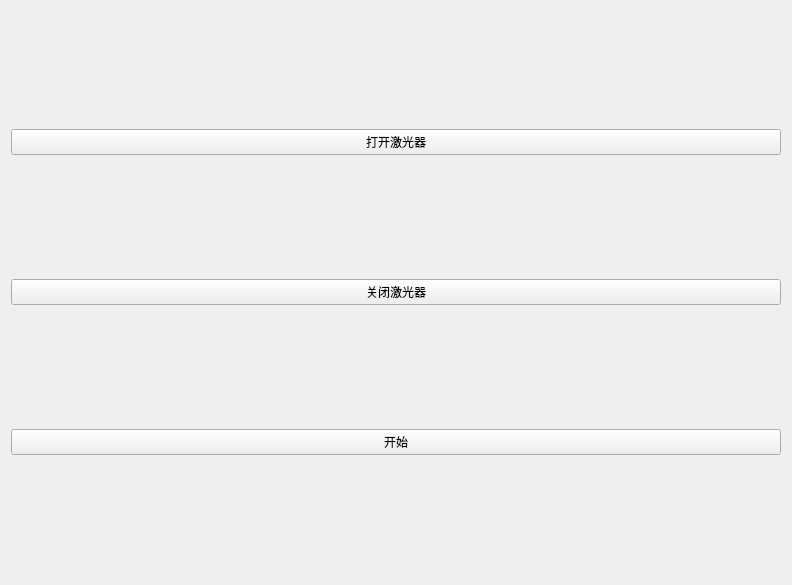
<?xml version="1.0" encoding="UTF-8"?>
<ui version="4.0">
 <class>MainWindow</class>
 <widget class="QMainWindow" name="MainWindow">
  <property name="geometry">
   <rect>
    <x>0</x>
    <y>0</y>
    <width>792</width>
    <height>585</height>
   </rect>
  </property>
  <property name="windowTitle">
   <string>MainWindow</string>
  </property>
  <widget class="QWidget" name="centralWidget">
   <layout class="QHBoxLayout" name="horizontalLayout">
    <item>
     <layout class="QGridLayout" name="gridLayout_2">
      <item row="0" column="0">
       <widget class="QPushButton" name="pushButton_2">
        <property name="text">
         <string>打开激光器</string>
        </property>
       </widget>
      </item>
      <item row="4" column="0">
       <widget class="QPushButton" name="startButton">
        <property name="text">
         <string>开始</string>
        </property>
       </widget>
      </item>
      <item row="1" column="0">
       <widget class="QPushButton" name="pushButton">
        <property name="text">
         <string>关闭激光器</string>
        </property>
       </widget>
      </item>
     </layout>
    </item>
    <item>
     <layout class="QGridLayout" name="gridLayout"/>
    </item>
   </layout>
  </widget>
 </widget>
 <layoutdefault spacing="6" margin="11"/>
 <resources/>
 <connections/>
</ui>
